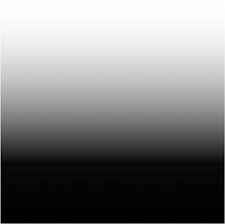
#> input picture gradient.jpg, 225 x 224 px
$ jupyter execute --allow-errors chap142.ipynb
#> lines starting #> are read from the running program, lines starting #| are printed output that depends on the picture; after the words box and inside, x2 and y2 are one past the last pixel; in counts of white or black regions, pixels touching at a corner belong together
##### Chap.1.4.2 Image Thresholding

[cell 1]
import cv2
import numpy as np
from matplotlib import pyplot as plt

[cell 2]
img = cv2.imread('gradient.jpg',0)
#> img is the input picture: shape (224, 225); min 0, max 255, mean 127.9
ret,thresh1 = cv2.threshold(img,127,255,cv2.THRESH_BINARY)
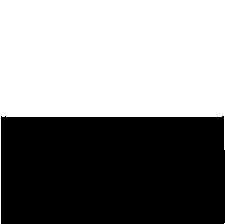
#> thresh1: shape (224, 225); 52.5% white; 1 black region, box (x1, y1, x2, y2) and area: (1, 116, 225, 224) 23938
ret,thresh2 = cv2.threshold(img,127,255,cv2.THRESH_BINARY_INV)
ret,thresh3 = cv2.threshold(img,127,255,cv2.THRESH_TRUNC)
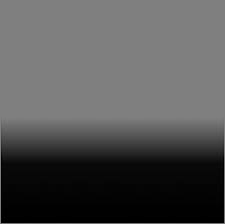
#> thresh3: shape (224, 225); min 0, max 127, mean 83.2
ret,thresh4 = cv2.threshold(img,127,255,cv2.THRESH_TOZERO)
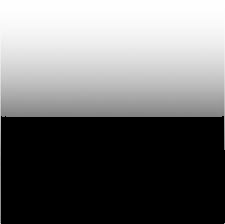
#> thresh4: shape (224, 225); min 0, max 255, mean 111.4
ret,thresh5 = cv2.threshold(img,127,255,cv2.THRESH_TOZERO_INV)
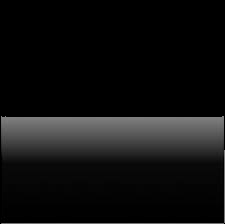
#> thresh5: shape (224, 225); min 0, max 127, mean 16.5

titles = ['Original Image','BINARY','BINARY_INV','TRUNC','TOZERO','TOZERO_INV']
images = [img, thresh1, thresh2, thresh3, thresh4, thresh5]

for i in range(6):
    plt.subplot(2,3,i+1),plt.imshow(images[i],'gray')
    plt.title(titles[i])
    plt.xticks([]),plt.yticks([])

plt.show()

[cell 3]
img = cv2.imread('sIMG_2168.jpg',0)
#> (the rest of this cell did not finish here and is left out)

[cell 4]
titles = ['Original Image', 'Global Thresholding (v = 127)',
'Adaptive Mean Thresholding', 'Adaptive Gaussian Thresholding']
#> (the rest of this cell did not finish here and is left out)

[cell 5]
img = cv2.imread('sIMG_2168.jpg',0)
#> (the rest of this cell did not finish here and is left out)

[cell 6]
 #globalthresholding
ret1,th1=cv2.threshold(img,127,255,cv2.THRESH_BINARY)
#Otsu'sthresholding
ret2,th2=cv2.threshold(img,0,255,cv2.THRESH_BINARY+cv2.THRESH_OTSU)
#> ret2 = 0
#Otsu'sthresholdingafterGaussianfiltering
#> (the rest of this cell did not finish here and is left out)

$ run again, with a.jpg copied over gradient.jpg
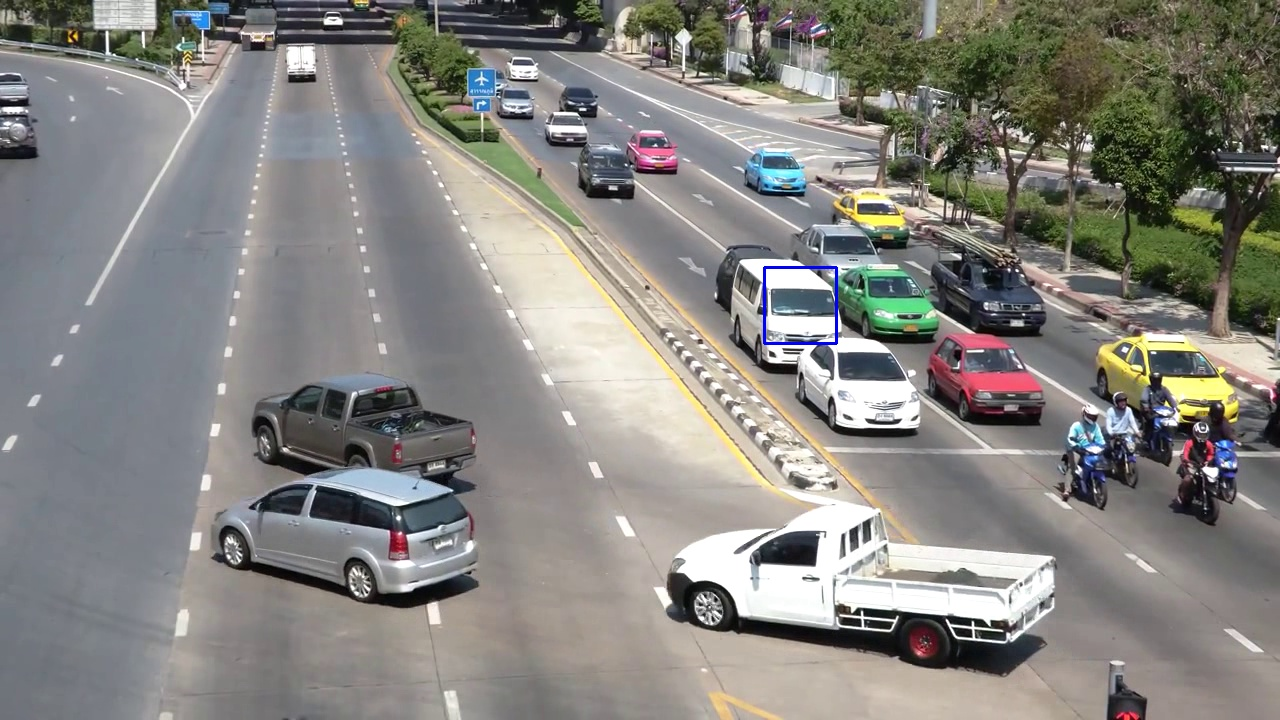
#> input picture a.jpg, 1280 x 720 px
#> `ret,thresh1 = cv2.threshold(img,127,255,cv2.THRESH_BINARY)`:
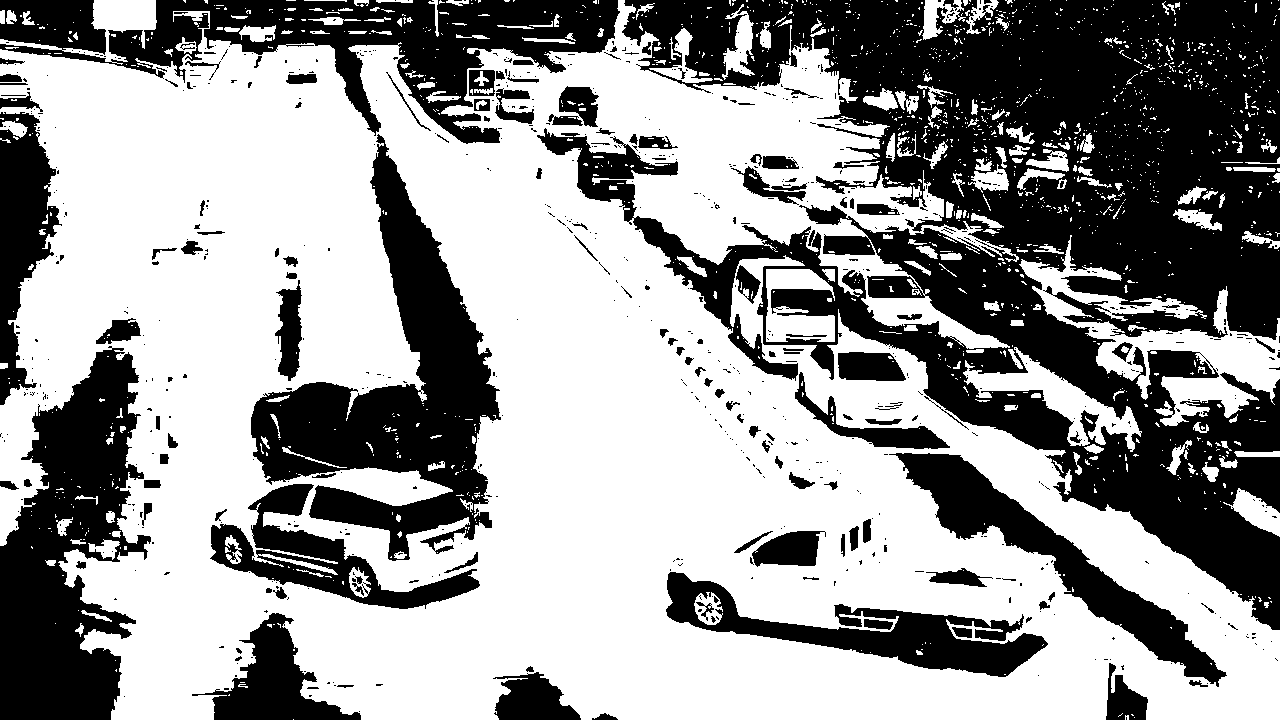
#> thresh1: shape (720, 1280); 59.3% white; 767 black regions (622 under 20 px), largest, box (x1, y1, x2, y2) and area: (537, 0, 1280, 630) 189156, (251, 134, 501, 561) 38253, (0, 346, 151, 720) 33428
#> `ret,thresh5 = cv2.threshold(img,127,255,cv2.THRESH_TOZERO_INV)`:
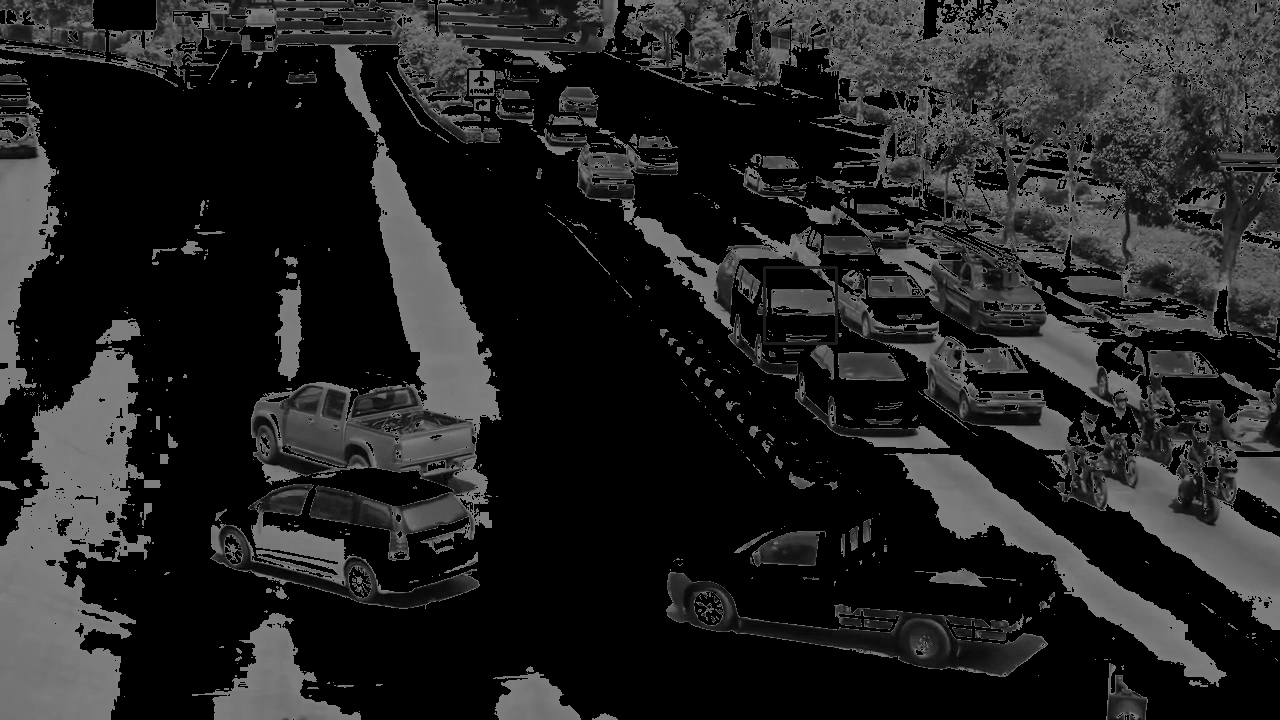
#> thresh5: shape (720, 1280); min 0, max 127, mean 34.5
#> ret2 = 0
